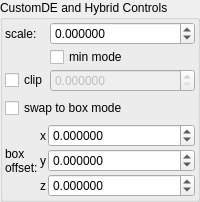
    <widget class="QGroupBox" name="groupBox_4">
     <property name="title">
      <string>CustomDE and Hybrid Controls</string>
     </property>
     <layout class="QVBoxLayout" name="verticalLayout_8">
      <property name="leftMargin">
       <number>2</number>
      </property>
      <property name="topMargin">
       <number>2</number>
      </property>
      <property name="rightMargin">
       <number>2</number>
      </property>
      <property name="bottomMargin">
       <number>2</number>
      </property>
      <item>
       <layout class="QGridLayout" name="gridLayout_37" columnstretch="0,1">
        <property name="spacing">
         <number>2</number>
        </property>
        <item row="0" column="1">
         <widget class="MyDoubleSpinBox" name="spinbox_transf_scaleE_1">
          <property name="sizePolicy">
           <sizepolicy hsizetype="Minimum" vsizetype="Maximum">
            <horstretch>0</horstretch>
            <verstretch>0</verstretch>
           </sizepolicy>
          </property>
          <property name="prefix">
           <string/>
          </property>
          <property name="suffix">
           <string/>
          </property>
          <property name="decimals">
           <number>6</number>
          </property>
          <property name="minimum">
           <double>-99.998999999999995</double>
          </property>
          <property name="maximum">
           <double>99.998999999999995</double>
          </property>
          <property name="singleStep">
           <double>0.010000000000000</double>
          </property>
         </widget>
        </item>
        <item row="0" column="0">
         <widget class="QLabel" name="label_178">
          <property name="text">
           <string>scale:</string>
          </property>
         </widget>
        </item>
        <item row="1" column="1">
         <widget class="MyCheckBox" name="checkBox_transf_function_enabledE_false">
          <property name="text">
           <string>min mode</string>
          </property>
         </widget>
        </item>
        <item row="2" column="1">
         <widget class="MyDoubleSpinBox" name="spinbox_transf_offsetR_1">
          <property name="enabled">
           <bool>false</bool>
          </property>
          <property name="sizePolicy">
           <sizepolicy hsizetype="Minimum" vsizetype="Maximum">
            <horstretch>0</horstretch>
            <verstretch>0</verstretch>
           </sizepolicy>
          </property>
          <property name="prefix">
           <string/>
          </property>
          <property name="suffix">
           <string/>
          </property>
          <property name="decimals">
           <number>6</number>
          </property>
          <property name="minimum">
           <double>0.000000000000000</double>
          </property>
          <property name="maximum">
           <double>99.998999999999995</double>
          </property>
          <property name="singleStep">
           <double>0.100000000000000</double>
          </property>
         </widget>
        </item>
        <item row="2" column="0">
         <widget class="MyCheckBox" name="checkBox_transf_function_enabledC_false">
          <property name="text">
           <string>clip</string>
          </property>
         </widget>
        </item>
       </layout>
      </item>
      <item>
       <widget class="MyCheckBox" name="checkBox_transf_function_enabledSw_false">
        <property name="text">
         <string>swap to box mode</string>
        </property>
       </widget>
      </item>
      <item>
       <layout class="QGridLayout" name="gridLayout_34" columnstretch="0,0,1">
        <property name="spacing">
         <number>2</number>
        </property>
        <item row="0" column="1">
         <widget class="QLabel" name="label_123">
          <property name="text">
           <string notr="true">x</string>
          </property>
         </widget>
        </item>
        <item row="0" column="2">
         <widget class="MyDoubleSpinBox" name="spinbox3_transf_offset_000_x">
          <property name="sizePolicy">
           <sizepolicy hsizetype="Minimum" vsizetype="Maximum">
            <horstretch>0</horstretch>
            <verstretch>0</verstretch>
           </sizepolicy>
          </property>
          <property name="prefix">
           <string/>
          </property>
          <property name="suffix">
           <string/>
          </property>
          <property name="decimals">
           <number>6</number>
          </property>
          <property name="minimum">
           <double>-99.989999999999995</double>
          </property>
          <property name="maximum">
           <double>99.989999999999995</double>
          </property>
          <property name="singleStep">
           <double>0.100000000000000</double>
          </property>
         </widget>
        </item>
        <item row="1" column="1">
         <widget class="QLabel" name="label_124">
          <property name="text">
           <string notr="true">y</string>
          </property>
         </widget>
        </item>
        <item row="2" column="1">
         <widget class="QLabel" name="label_119">
          <property name="text">
           <string notr="true">z</string>
          </property>
         </widget>
        </item>
        <item row="2" column="2">
         <widget class="MyDoubleSpinBox" name="spinbox3_transf_offset_000_z">
          <property name="sizePolicy">
           <sizepolicy hsizetype="Minimum" vsizetype="Maximum">
            <horstretch>0</horstretch>
            <verstretch>0</verstretch>
           </sizepolicy>
          </property>
          <property name="prefix">
           <string/>
          </property>
          <property name="suffix">
           <string/>
          </property>
          <property name="decimals">
           <number>6</number>
          </property>
          <property name="minimum">
           <double>-99.989999999999995</double>
          </property>
          <property name="maximum">
           <double>99.989999999999995</double>
          </property>
          <property name="singleStep">
           <double>0.100000000000000</double>
          </property>
         </widget>
        </item>
        <item row="1" column="2">
         <widget class="MyDoubleSpinBox" name="spinbox3_transf_offset_000_y">
          <property name="sizePolicy">
           <sizepolicy hsizetype="Minimum" vsizetype="Maximum">
            <horstretch>0</horstretch>
            <verstretch>0</verstretch>
           </sizepolicy>
          </property>
          <property name="prefix">
           <string/>
          </property>
          <property name="suffix">
           <string/>
          </property>
          <property name="decimals">
           <number>6</number>
          </property>
          <property name="minimum">
           <double>-99.989999999999995</double>
          </property>
          <property name="maximum">
           <double>99.989999999999995</double>
          </property>
          <property name="singleStep">
           <double>0.100000000000000</double>
          </property>
         </widget>
        </item>
        <item row="0" column="0" rowspan="3">
         <widget class="QLabel" name="label_266">
          <property name="text">
           <string>box
offset:</string>
          </property>
         </widget>
        </item>
       </layout>
      </item>
     </layout>
    </widget>
